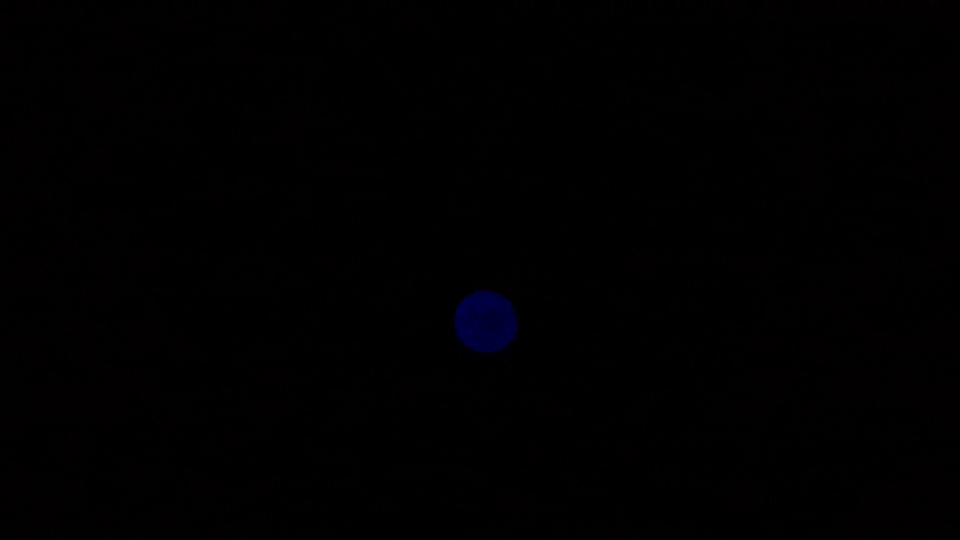
#> input picture Pictures/DistributionShift/20microW_Exp_100000_8mm2.jpg, 1920 x 1080 px, found by its file name (shown at 1/2 size)
$ python ImageStudy.py
#> lines starting #> are read from the running program, lines starting #| are printed output that depends on the picture
#!/usr/bin/env python3
import cv2
import numpy as np
import matplotlib.pyplot as plt
import time
import os

# Path to the folder where this script is located
script_dir = os.path.dirname(os.path.abspath(__file__))

# Join with your file name
fname="20microW_Exp_100000_8mm2.jpg"
file_path = os.path.join(script_dir, "Pictures","DistributionShift","FHG_Fix", fname)


image = cv2.imread(file_path)
#> image is the input picture: shape (1080, 1920, 3); mean B, G, R 0.7, 0.2, 0.7

image=image[400:800, 800:1200]
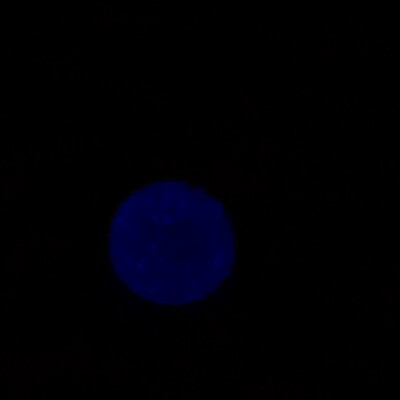
#> image: shape (400, 400, 3); mean B, G, R 4.6, 0.2, 0.3

image_rgb = cv2.cvtColor(image, cv2.COLOR_BGR2RGB)


# Extract the Blue channel (OpenCV stores channels as B, G, R)
blue_channel = image[:, :, 0]
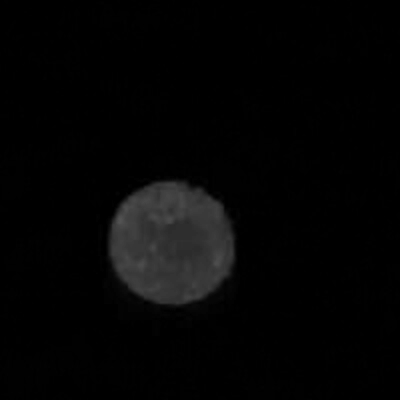
#> blue_channel: shape (400, 400); min 0, max 83, mean 4.6

# Define bin edges so each bin covers exactly one integer value
# e.g. [0, 1), [1, 2), ..., [254, 255)
bins = np.arange(257)-0.5  # 257 edges → 256 bins

# Plot the histogram
plt.hist(blue_channel.ravel(), bins=bins, color='blue', alpha=0.7)
plt.title("Histogram of Blue Channel")
plt.xlabel("Pixel Intensity (0–255)")
plt.ylabel("Frequency")
plt.grid(True, linestyle='--', alpha=0.3)


plt.figure()


#inspect image
plt.imshow(image_rgb)
#plt.title("Gray Image")
#plt.axis("off")
plt.show()
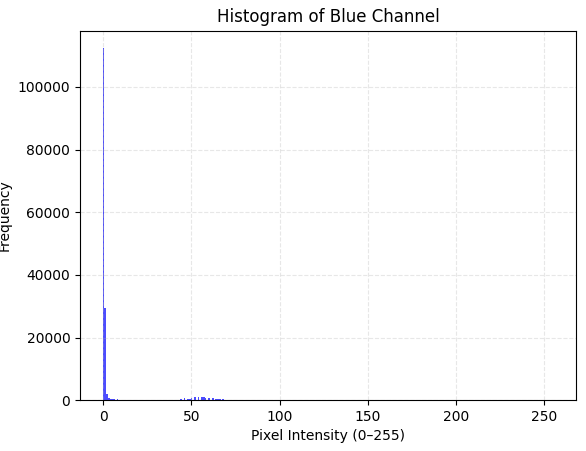
#> figure drawn by matplotlib, 1 panel; tallest bar 112348 high, from x = -0.5 to 0.5
quit()
#> (the program exits here)
